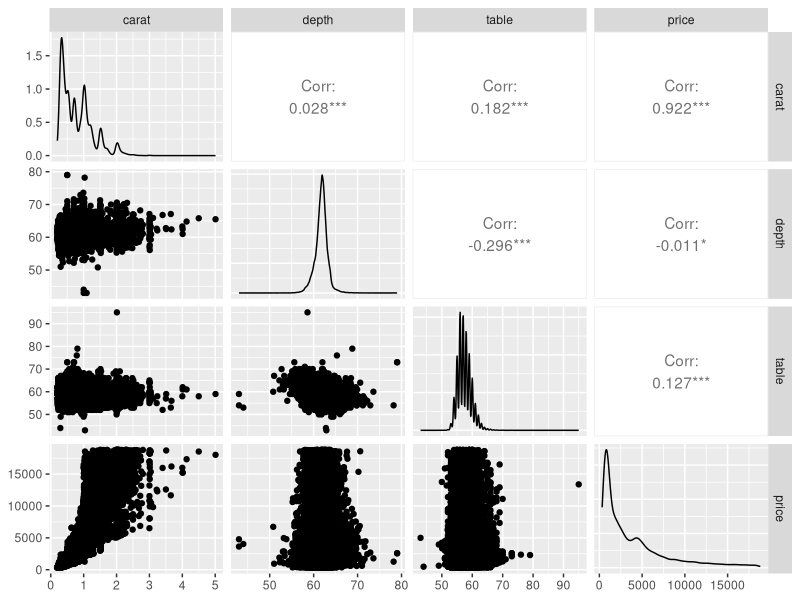

Reproduce this figure in R.
## ---- chunk 1
library(ggplot2)
library(GGally)
ggpairs(diamonds[c(1,5:7)])
